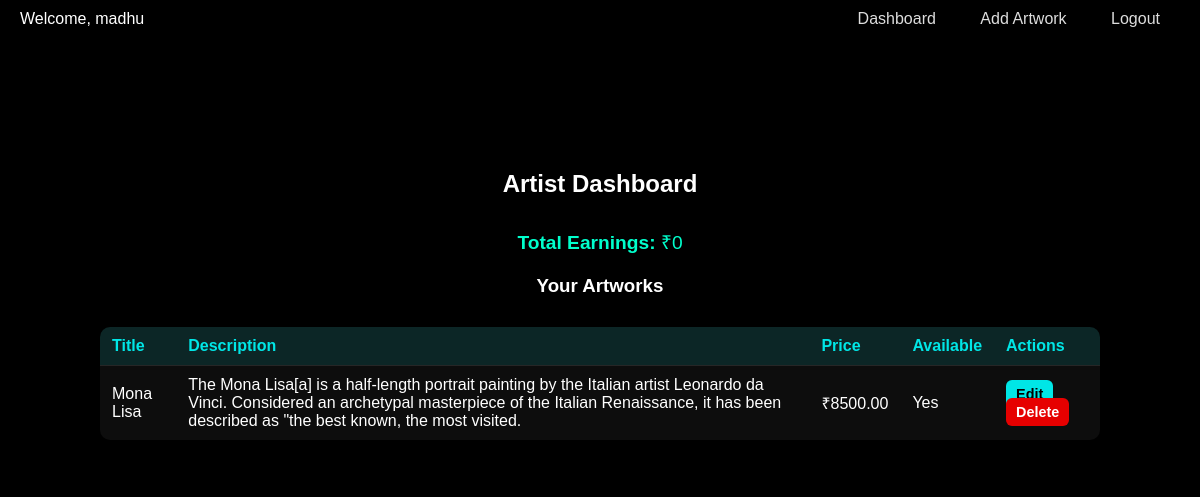
/art_gallery/artist/dashboard.php (signed in), run on the app's committed database.
### tables this page shows
CREATE TABLE IF NOT EXISTS `artworks` (
  `id` int NOT NULL AUTO_INCREMENT,
  `artist_id` int DEFAULT NULL,
  `title` varchar(100) DEFAULT NULL,
  `description` text,
  `price` decimal(10,2) DEFAULT NULL,
  `image` varchar(255) DEFAULT NULL,
  `available` tinyint(1) DEFAULT '1',
  `type` varchar(100) DEFAULT NULL,
  PRIMARY KEY (`id`),
  KEY `artist_id` (`artist_id`)
);

### art_gallery/artist/dashboard.php (the view, shortened to what this page needs)
<?php
$conn = new mysqli("localhost", "root", "", "art_gallery");
$artist_id = $_SESSION['artist_id'];
$resArtworks = $conn->query("
    SELECT * FROM artworks
    WHERE artist_id = $artist_id
    ORDER BY id DESC
");
$resEarnings = $conn->query("
    SELECT SUM(a.price) AS total
    FROM orders o
    JOIN artworks a ON o.artwork_id = a.id
    WHERE a.artist_id = $artist_id
")->fetch_assoc();
$totalEarnings = $resEarnings['total'] ?? 0;
?>
<!DOCTYPE html>
<html lang="en">
<head>
  <link rel="stylesheet" href="../css/style.css" />
</head>
<body>
<div class="navbar">
  <div class="nav-title">Welcome, <?= htmlspecialchars($_SESSION['artist_name'] ?? 'Artist') ?></div>
  <div class="nav-links">
    <a href="dashboard.php">Dashboard</a>
    <a href="add_artwork.php">Add Artwork</a>
    <a href="logout.php">Logout</a>
  </div>
</div>
<div class="container">
  <h2>Artist Dashboard</h2>
  <div class="earnings">
    <strong>Total Earnings:</strong> ₹<?= $totalEarnings ?>
  </div>
  <h3>Your Artworks</h3>
  <table>
    <tr>
      <th>Title</th>
      <th>Description</th>
      <th>Price</th>
      <th>Available</th>
      <th>Actions</th>
    </tr>
    <?php while ($row = $resArtworks->fetch_assoc()): ?>
    <tr>
      <td><?= htmlspecialchars($row['title']) ?></td>
      <td><?= htmlspecialchars($row['description']) ?></td>
      <td>₹<?= $row['price'] ?></td>
      <td><?= $row['available'] ? 'Yes' : 'No' ?></td>
      <td>
        <a class="btn" href="edit_artwork.php?id=<?= $row['id'] ?>">Edit</a>
        <a class="btn" style="background:#e60000;color:white;" href="delete_artwork.php?id=<?= $row['id'] ?>" onclick="return confirm('Are you sure?')">Delete</a>
      </td>
    </tr>
    <?php endwhile; ?>
  </table>
</div>
</body>
</html>

### art_gallery/css/style.css (style rules this page uses)
body { background: #000 url('../assets/a%20man%20on%20the%20moon%20looking%20at%20Earth.png') no-repeat center top; background-size: cover; background-attachment: scroll; margin: 0; font-family: Arial, sans-serif; color: white; }
.navbar { position: fixed; top: 0; left: 0; right: 0; background: rgba(0, 0, 0, 0.5); backdrop-filter: blur(10px); display: flex; justify-content: space-between; align-items: center; padding: 10px 20px; z-index: 1000; box-shadow: 0 4px 10px rgba(0, 0, 0, 0.2); }
.navbar a { text-decoration: none; color: #ddd; margin: 0 10px; padding: 6px 10px; border-radius: 6px; transition: background-color 0.3s ease, color 0.3s ease; }
.container { background-color: rgba(0, 0, 0, 0.6); max-width: 1000px; margin: 120px auto 40px; padding: 30px; border-radius: 20px; box-shadow: 0 0 25px rgba(0, 0, 0, 0.4); backdrop-filter: blur(12px); }
.container h2, .container h3 { text-align: center; margin-bottom: 30px; }
table { width: 100%; border-collapse: collapse; background-color: rgba(255, 255, 255, 0.05); border-radius: 10px; overflow: hidden; }
th, td { padding: 12px 16px; text-align: left; border-bottom: 1px solid rgba(255, 255, 255, 0.1); }
th { background-color: rgba(0, 0, 0, 0.4); color: #00e6e6; }
td { color: #fff; }

### art_gallery/artist/dashboard.php (style rules this page uses)
.container { background-color: rgba(0, 0, 0, 0.6); max-width: 1000px; margin: 120px auto; padding: 30px; border-radius: 20px; backdrop-filter: blur(10px); box-shadow: 0 0 20px rgba(0,0,0,0.5); }
h2, h3 { text-align: center; margin-bottom: 20px; }
.earnings { text-align: center; font-size: 1.2rem; color: #00ffcc; margin-bottom: 20px; }
table { width: 100%; border-collapse: collapse; background: rgba(255, 255, 255, 0.05); color: #fff; }
th, td { padding: 10px 12px; border-bottom: 1px solid rgba(255, 255, 255, 0.1); }
th { background-color: rgba(0, 255, 255, 0.1); }
tr:last-child td { border-bottom: none; }
.btn { background: #00e6e6; color: #000; padding: 6px 10px; border-radius: 6px; text-decoration: none; font-weight: bold; font-size: 0.9rem; }

### data on the page
artworks: title "Mona Lisa", description "The Mona Lisa[a] is a half-length portrait painting by the Italian artist Leonardo da Vinci. Considered an archetypal masterpiece of the Italian Renaissance, it has been described as \"the best known, the most visited.", price "8500.00", available "Yes"

### other printed values
$_SESSION['artist_name'] "madhu"
$totalEarnings "0"
